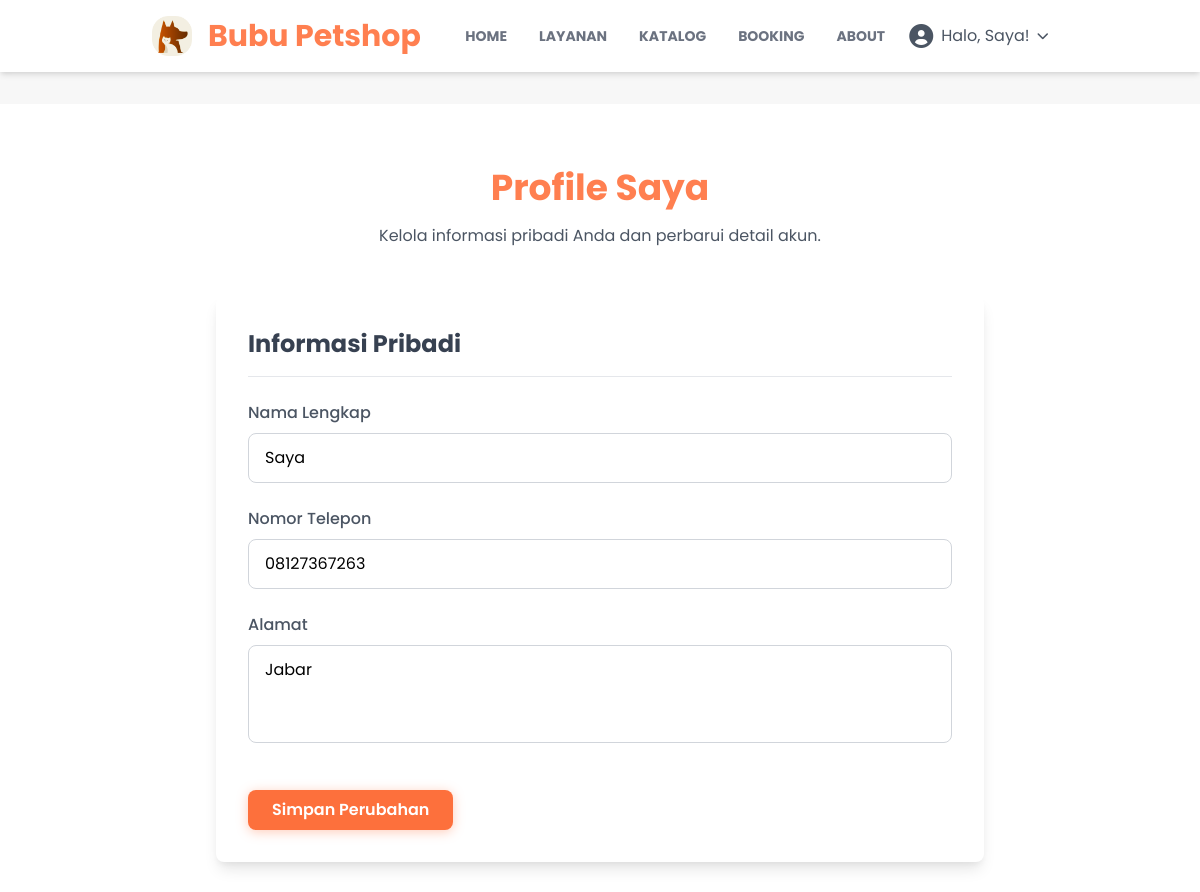
Page /user/ (signed in, upper part) on the earlier database version.
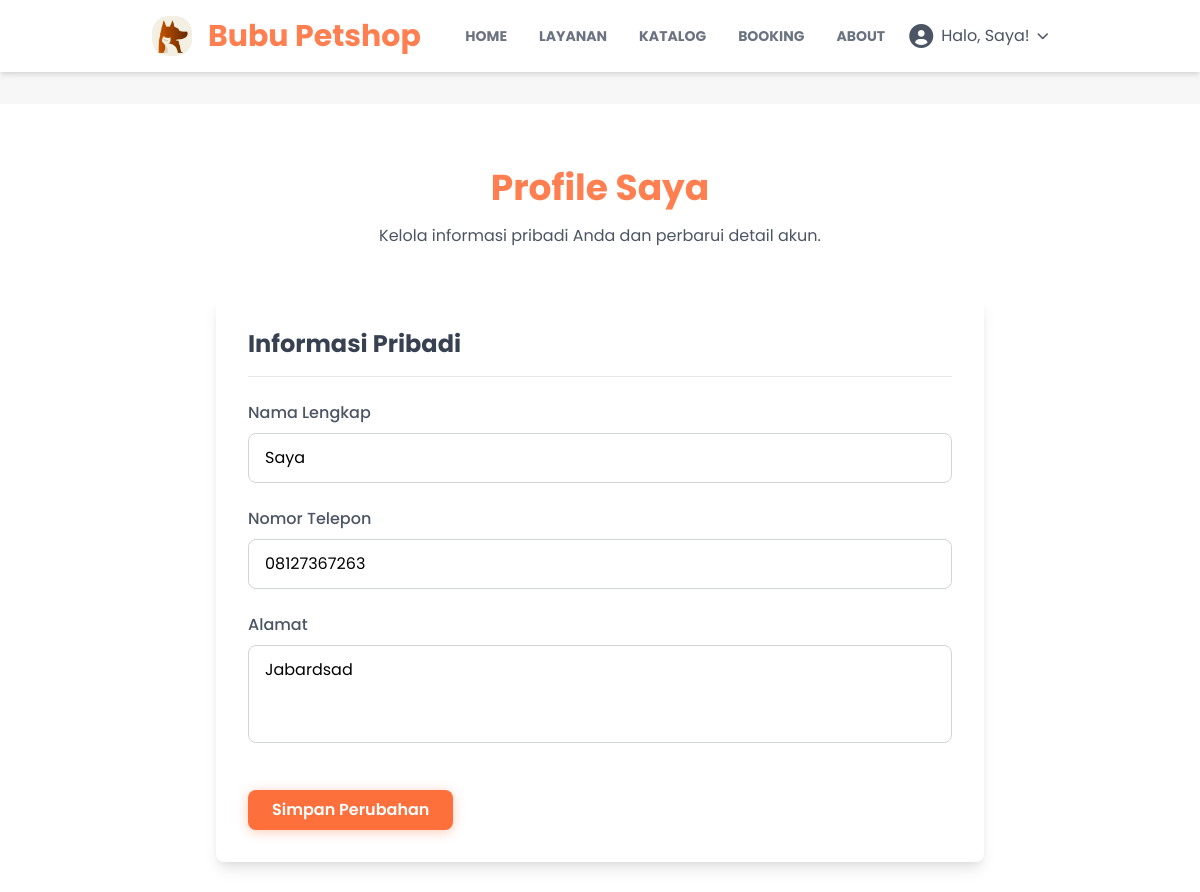
Same page on the later database version.
### user/models.py (models this page shows, shortened)
class User(AbstractBaseUser, PermissionsMixin):
    email = models.EmailField(unique=True)
    nama = models.CharField(max_length=50)
    no_hp = models.CharField(max_length=20, unique=True, blank=True, null=True)
    alamat = models.TextField(blank=True, null=True)
    is_staff = models.BooleanField(default=False)
    is_superuser = models.BooleanField(default=False)
    is_active = models.BooleanField(default=True)
    tgl_bergabung = models.DateTimeField(auto_now_add=True)
    last_login = models.DateTimeField(default=timezone.now)  # gunakan default, bukan auto_now
    objects = UserManager()
    USERNAME_FIELD = 'email'
    REQUIRED_FIELDS = ['nama']
    class Meta:
        db_table = 'user'

### user/views.py (the view)
# urls.py: path("", views.index , name="index"),
def index(request):
    if request.user.is_authenticated:
        email = request.user.email
        akun = User.objects.get(email=email)
        context = {
            'title':"Profile",
            'akun' : akun,
        }
        return render(request, 'user/index.html',context)
    else:
        return redirect('user:login')

### user/context_processors.py (called while the page is built)
def detail_petcare(request):
    try:
        detail = DetailPetcare.objects.first()
    except Exception:
        detail = None
    return {'detail_petcare': detail}

def current_route(request):
    match = request.resolver_match
    return {
        'namespace': match.namespace if match else '',
        'url_name': match.url_name if match else ''
    }

### templates/user/index.html (shortened to what this page needs)
{% extends 'base.html' %} {% load static %}  {% block content %}
<section class="py-12 md:py-16 bg-white mt-8 relative">
  <div class="container mx-auto px-4 md:px-8 lg:px-16">
    <div class="max-w-3xl mx-auto">
      <div class="mb-12 text-center relative">
        <h1 class="text-3xl md:text-4xl font-bold text-orange-theme mb-4">
          Profile Saya
        </h1>
        <p class="text-gray-600 max-w-lg mx-auto">
          Kelola informasi pribadi Anda dan perbarui detail akun.
        </p>
      </div>
      <div class="bg-white rounded-lg shadow-lg p-6 md:p-8 mb-8">
        <h2 class="text-xl md:text-2xl font-bold text-gray-700 mb-6 pb-4 border-b border-gray-200">
          Informasi Pribadi
        </h2>
        <form id="profile-form" class="space-y-6" method="POST" action="{% url 'user:update_profile' %}">
          <div>
            <label for="name" class="form-label">Nama Lengkap</label>
            <input type="text" id="name" name="nama" class="form-input"
              value="{% if profile_old %}{{ profile_old.nama }}{% else %}{{ akun.nama }}{% endif %}" required>
          </div>
          <div>
            <label for="phone" class="form-label">Nomor Telepon</label>
            <input type="tel" id="phone" name="no_hp" class="form-input"
              value="{% if profile_old %}{{ profile_old.no_hp }}{% else %}{{ akun.no_hp }}{% endif %}" required>
          </div>
          <div>
            <label for="address" class="form-label">Alamat</label>
            <textarea id="address" name="alamat" rows="3" class="form-input resize-none"
              required>{% if profile_old %}{{ profile_old.alamat }}{% else %}{{ akun.alamat }}{% endif %}</textarea>
          </div>
          <div class="pt-4">
            <button type="submit" name="modalBtn" value="updateProfile" class="btn-modern w-full md:w-auto">
              Simpan Perubahan
            </button>
          </div>
        </form>
      </div>
    </div>
  </div>
</section>
{% endblock content %}

### templates/snippets/navbar.html (shortened to what this page needs)
{% load static %}
<nav id="navbar" class="bg-white py-4 shadow-md transition-all duration-300 ease-in-out">
  <div class="container mx-auto px-8 md:px-16 flex items-center">
    <a href="{% url 'home:index' %}" class="flex items-center flex-shrink-0">
      <img src="{% static 'base-img/icon.png' %}" alt="Bubu Petshop Logo" class="w-8 md:w-10 mr-2 md:mr-4" />
      <span class="text-xl md:text-3xl font-bold text-orange-theme rounded-md">{{ detail_petcare.nama_petcare }}</span>
    </a>
    <div id="navbar-menu" class="navbar-menu hidden lg:flex lg:items-center lg:w-auto w-full">
      <div class="text-sm lg:flex lg:mr-4">
        <a href="{% url 'home:index' %}"
          class="block mt-4 lg:inline-block lg:mt-0 text-gray-500 font-bold uppercase hover-text-orange-theme mr-4 p-2 rounded-md transition-colors duration-200 {% if namespace == 'home' %}text-orange-theme{% endif %}">HOME</a>
        <a href="{% url 'home:index' %}#layanan"
          class="block mt-4 lg:inline-block lg:mt-0 text-gray-500 font-bold uppercase hover-text-orange-theme mr-4 p-2 rounded-md transition-colors duration-200">LAYANAN
          <a href="{% url 'home:index' %}#katalog"
            class="block mt-4 lg:inline-block lg:mt-0 text-gray-500 font-bold uppercase hover-text-orange-theme mr-4 p-2 rounded-md transition-colors duration-200">KATALOG</a>
          {% if user.is_authenticated %}
          <a href="{% url 'bookinglayanan:index' %}"
            class="block mt-4 lg:inline-block lg:mt-0 text-gray-500 font-bold uppercase hover-text-orange-theme mr-4 p-2 rounded-md transition-colors duration-200 {% if namespace == 'bookinglayanan' %}text-orange-theme{% endif %}">
            BOOKING</a>
          {% endif %}
          <a href="{% url 'home:index' %}#about"
            class="block mt-4 lg:inline-block lg:mt-0 text-gray-500 font-bold uppercase hover-text-orange-theme p-2 rounded-md transition-colors duration-200">ABOUT</a>
      </div>
      <div id="auth-section" class="user-auth-section w-full lg:w-auto flex justify-center items-center mt-4 lg:mt-0">
        {% if not user.is_authenticated %}
        <a href="{% url 'user:login' %}" class="btn-modern">
          Masuk
        </a>
        {% else %}
        <div id="user-dropdown" class="user-menu relative flex justify-center">
          <button id="profile-button"
            class="flex items-center justify-center space-x-2 text-gray-600 hover-text-orange-theme focus:outline-none">
            <i class="fas fa-user-circle text-2xl"></i>
            <span class="inline">Halo, {{ user.nama }}!</span>
            <i class="fas fa-chevron-down text-xs"></i>
          </button>
        </div>
        {% endif %}
      </div>
    </div>
  </div>
</nav>

Differences in the rows shown:
changed User "Saya": alamat "Jabar" → "Jabardsad"
